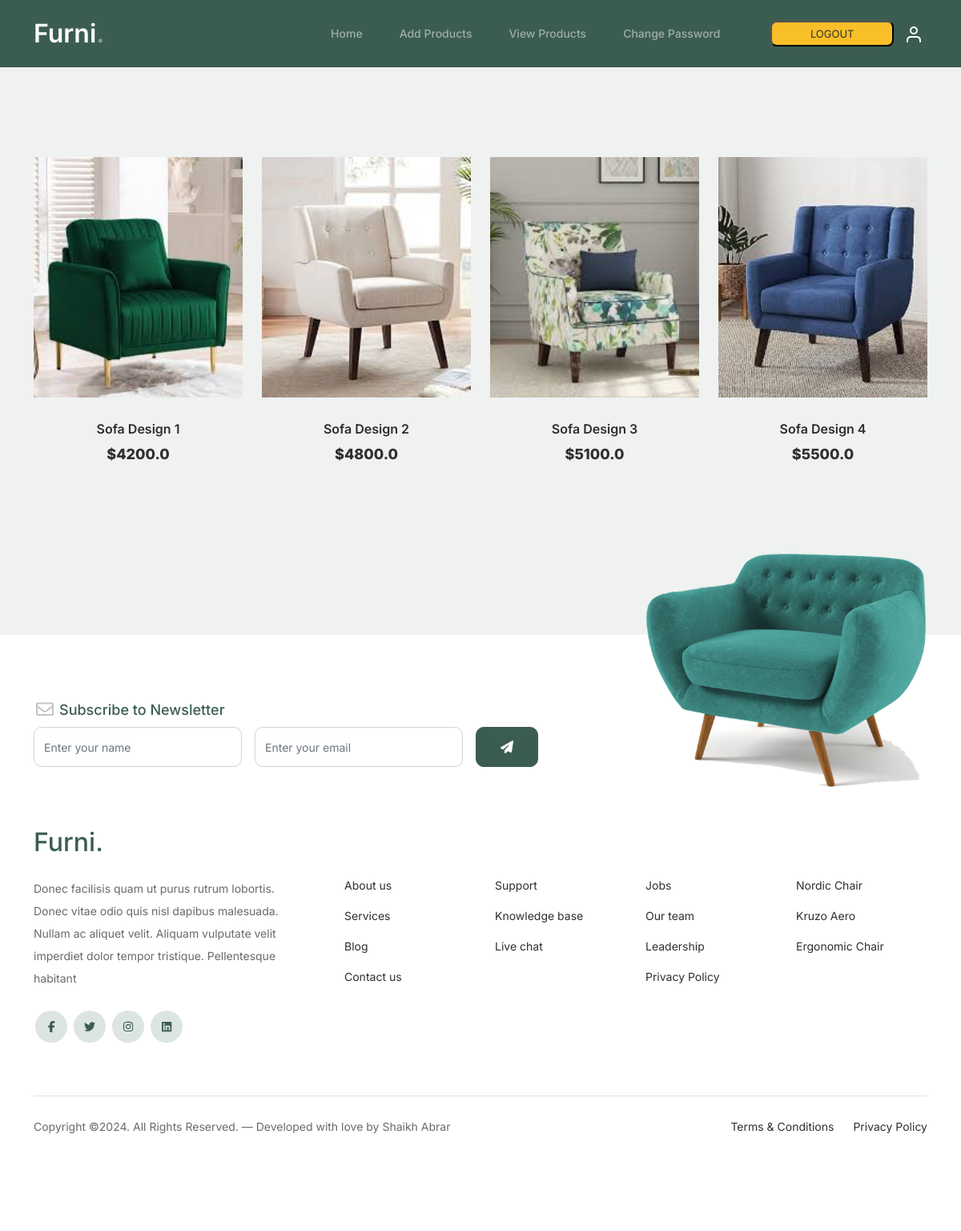
The page /pview/ (signed in) on the database its author committed.
### app1/models.py (models this page shows, shortened)
class Product(models.Model):
    PRODUCT_CATEGORIES = [
        ('chair','Chair'),
        ('sofa','Sofa'),
    ]
    seller = models.ForeignKey(User,on_delete=models.CASCADE,limit_choices_to={'usertype': 'seller'})
    pcat = models.CharField(max_length=10,choices=PRODUCT_CATEGORIES)
    pname = models.CharField(max_length=30)
    pcaption = models.CharField(max_length=50,blank=True,null=True)
    pdesc = models.TextField(max_length=500,blank=True,null=True)
    pprice = models.FloatField(blank=True,null=True)
    pimg = models.ImageField(default="",upload_to="product_images/")
    color = models.CharField(max_length=20, blank=True, null=True)
    material = models.CharField(max_length=50, blank=True, null=True)
    brand = models.CharField(max_length=50, blank=True, null=True)
    stock = models.PositiveIntegerField(default=0)

### app1/views.py (the view)
# urls.py: path('pview/',views.pview,name="pview"),
def pview(request):
    seller = User.objects.get(email=request.session['email'],usertype='seller')
    product = Product.objects.filter(seller=seller)
    return render(request,'seller/pview.html',{'product':product})

### app1/templates/seller/pview.html (shortened to what this page needs)
{% extends "seller/sheader.html" %}
{% load static %}
{% block content %}
<div class="product-section">
    <div class="container">
        <div class="row">
            {% for p in product %}
            <div class="col-12 col-md-4 col-lg-3 mb-5 mb-md-5">
                <a class="product-item" href="#" data-bs-toggle="modal" data-bs-target="#productModal{{ p.id }}">
                    <img src="{{ p.pimg.url }}" class="img-fluid product-thumbnail">
                    <h3 class="product-title">{{ p.pname }}</h3>
                    <strong class="product-price">${{ p.pprice }}</strong>
                </a>
            </div>
            {% endfor %}
        </div>
    </div>
</div>
{% endblock %}

### app1/static/css/style.css (style rules this page uses)
* { margin: 0; padding: 0; }
body { overflow-x: hidden; position: relative; }
body { font-family: "Inter", sans-serif; font-weight: 400; line-height: 28px; color: #6a6a6a; font-size: 14px; background-color: #eff2f1; }
a { text-decoration: none; -webkit-transition: .3s all ease; -o-transition: .3s all ease; transition: .3s all ease; color: #2f2f2f; text-decoration: underline; }
.product-section { padding: 7rem 0; }
.product-section .product-item { text-align: center; text-decoration: none; display: block; position: relative; padding-bottom: 50px; cursor: pointer; }
.product-section .product-item .product-thumbnail { margin-bottom: 30px; position: relative; top: 0; -webkit-transition: .3s all ease; -o-transition: .3s all ease; transition: .3s all ease; }
.product-section .product-item h3 { font-weight: 600; font-size: 16px; }
.product-section .product-item strong { font-weight: 800 !important; font-size: 18px !important; }
.product-section .product-item h3, .product-section .product-item strong { color: #2f2f2f; text-decoration: none; }
.product-section .product-item:before { bottom: 0; left: 0; right: 0; position: absolute; content: ""; background: #dce5e4; height: 0%; z-index: -1; border-radius: 10px; -webkit-transition: .3s all ease; -o-transition: .3s all ease; transition: .3s all ease; }

### app1/templates/seller/pview.html (style rules this page uses)
.product-thumbnail { height: 300px; width: 300px; object-fit: cover; transition: transform 0.3s ease-in-out; }
.product-title { text-align: center; }

### rows shown on the page
Product: pimg (picture), pname "Sofa Design 1", pprice "4200.0"
Product: pimg (picture), pname "Sofa Design 2", pprice "4800.0"
Product: pimg (picture), pname "Sofa Design 3", pprice "5100.0"
Product: pimg (picture), pname "Sofa Design 4", pprice "5500.0"
